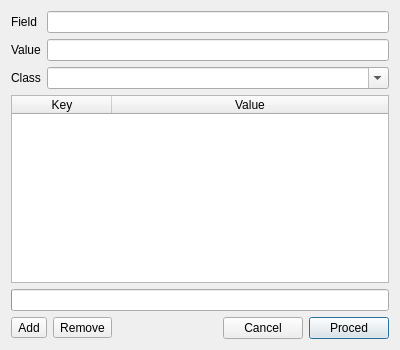
<?xml version="1.0" encoding="UTF-8"?>
<ui version="4.0">
 <class>SetvalueDialog</class>
 <widget class="QDialog" name="SetvalueDialog">
  <property name="geometry">
   <rect>
    <x>0</x>
    <y>0</y>
    <width>400</width>
    <height>350</height>
   </rect>
  </property>
  <property name="windowTitle">
   <string>Update values</string>
  </property>
  <property name="windowIcon">
   <iconset theme="edit-paste">
    <normaloff>.</normaloff>.</iconset>
  </property>
  <layout class="QGridLayout" name="gridLayout">
   <item row="5" column="0" colspan="2">
    <layout class="QHBoxLayout" name="horizontalLayout">
     <item>
      <widget class="QToolButton" name="addButton">
       <property name="toolTip">
        <string>Add condition.</string>
       </property>
       <property name="text">
        <string>Add</string>
       </property>
       <property name="icon">
        <iconset theme="list-add">
         <normaloff>.</normaloff>.</iconset>
       </property>
      </widget>
     </item>
     <item>
      <widget class="QToolButton" name="removeButton">
       <property name="toolTip">
        <string>Remove selected condition.</string>
       </property>
       <property name="text">
        <string>Remove</string>
       </property>
       <property name="icon">
        <iconset theme="list-remove">
         <normaloff>.</normaloff>.</iconset>
       </property>
      </widget>
     </item>
     <item>
      <spacer name="horizontalSpacer">
       <property name="orientation">
        <enum>Qt::Horizontal</enum>
       </property>
       <property name="sizeHint" stdset="0">
        <size>
         <width>100</width>
         <height>0</height>
        </size>
       </property>
      </spacer>
     </item>
     <item>
      <widget class="QPushButton" name="cancelButton">
       <property name="text">
        <string>Cancel</string>
       </property>
      </widget>
     </item>
     <item>
      <widget class="QPushButton" name="procedButton">
       <property name="text">
        <string>Proced</string>
       </property>
       <property name="default">
        <bool>true</bool>
       </property>
      </widget>
     </item>
    </layout>
   </item>
   <item row="3" column="0" colspan="2">
    <widget class="QTableWidget" name="Values">
     <property name="toolTip">
      <string>&lt;p&gt;List of additional rules. All selected rules must be met to delete object. You can type &quot;$field_name&quot; to use value of selected field in value column.&lt;/p&gt;</string>
     </property>
     <property name="selectionMode">
      <enum>QAbstractItemView::SingleSelection</enum>
     </property>
     <property name="selectionBehavior">
      <enum>QAbstractItemView::SelectRows</enum>
     </property>
     <property name="sortingEnabled">
      <bool>true</bool>
     </property>
     <attribute name="horizontalHeaderStretchLastSection">
      <bool>true</bool>
     </attribute>
     <attribute name="verticalHeaderVisible">
      <bool>false</bool>
     </attribute>
     <column>
      <property name="text">
       <string>Key</string>
      </property>
      <property name="toolTip">
       <string>Key to check.</string>
      </property>
     </column>
     <column>
      <property name="text">
       <string>Value</string>
      </property>
      <property name="toolTip">
       <string>Required key value.</string>
      </property>
     </column>
    </widget>
   </item>
   <item row="0" column="0">
    <widget class="QLabel" name="fieldLabel">
     <property name="text">
      <string>Field</string>
     </property>
    </widget>
   </item>
   <item row="0" column="1">
    <widget class="QLineEdit" name="Field">
     <property name="toolTip">
      <string>Key to set value.</string>
     </property>
    </widget>
   </item>
   <item row="1" column="0">
    <widget class="QLabel" name="valueLabel">
     <property name="text">
      <string>Value</string>
     </property>
    </widget>
   </item>
   <item row="4" column="0" colspan="2">
    <widget class="QProgressBar" name="progressBar"/>
   </item>
   <item row="1" column="1">
    <widget class="QLineEdit" name="Value">
     <property name="toolTip">
      <string>&lt;p&gt;New field data. You can type &quot;$field_name&quot; to use value of selected field.&lt;/p&gt;</string>
     </property>
    </widget>
   </item>
   <item row="2" column="0">
    <widget class="QLabel" name="label">
     <property name="text">
      <string>Class</string>
     </property>
    </widget>
   </item>
   <item row="2" column="1">
    <widget class="QComboBox" name="Class">
     <property name="sizePolicy">
      <sizepolicy hsizetype="Expanding" vsizetype="Fixed">
       <horstretch>0</horstretch>
       <verstretch>0</verstretch>
      </sizepolicy>
     </property>
     <property name="toolTip">
      <string>&lt;p&gt;Classes of items to update data. Next values can be separated by comma sign. Empty string means all classes.&lt;/p&gt;</string>
     </property>
     <property name="editable">
      <bool>true</bool>
     </property>
    </widget>
   </item>
  </layout>
 </widget>
 <resources/>
 <connections>
  <connection>
   <sender>addButton</sender>
   <signal>clicked()</signal>
   <receiver>SetvalueDialog</receiver>
   <slot>AddButtonClicked()</slot>
   <hints>
    <hint type="sourcelabel">
     <x>17</x>
     <y>278</y>
    </hint>
    <hint type="destinationlabel">
     <x>57</x>
     <y>416</y>
    </hint>
   </hints>
  </connection>
  <connection>
   <sender>removeButton</sender>
   <signal>clicked()</signal>
   <receiver>SetvalueDialog</receiver>
   <slot>RemoveButtonClicked()</slot>
   <hints>
    <hint type="sourcelabel">
     <x>50</x>
     <y>277</y>
    </hint>
    <hint type="destinationlabel">
     <x>50</x>
     <y>402</y>
    </hint>
   </hints>
  </connection>
  <connection>
   <sender>cancelButton</sender>
   <signal>clicked()</signal>
   <receiver>SetvalueDialog</receiver>
   <slot>reject()</slot>
   <hints>
    <hint type="sourcelabel">
     <x>285</x>
     <y>275</y>
    </hint>
    <hint type="destinationlabel">
     <x>285</x>
     <y>452</y>
    </hint>
   </hints>
  </connection>
  <connection>
   <sender>procedButton</sender>
   <signal>clicked()</signal>
   <receiver>SetvalueDialog</receiver>
   <slot>accept()</slot>
   <hints>
    <hint type="sourcelabel">
     <x>335</x>
     <y>273</y>
    </hint>
    <hint type="destinationlabel">
     <x>347</x>
     <y>493</y>
    </hint>
   </hints>
  </connection>
 </connections>
 <slots>
  <slot>RemoveButtonClicked()</slot>
  <slot>AddButtonClicked()</slot>
 </slots>
</ui>
